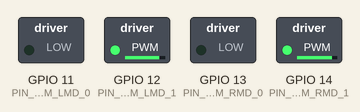
This program was run on a simulated ESP32-S3. Parts: switched loads named in the program (green lamp = pin HIGH).

Above: at 0.1 s.
Timing chart, 0 to 1.6 s (numbered marks = the images above):
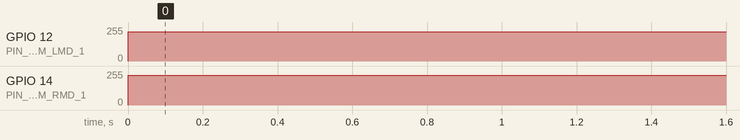

The program:

main.cpp
```cpp
#include <Adafruit_GFX.h>     //oled board
#include <Adafruit_SSD1306.h> //oled board
#include <Arduino.h>
#include <Wire.h> //oled board
// #include <driver/adc.h> //adcs //adc but outdated version
#include <esp_adc/adc_oneshot.h>

// #define SCREEN_WIDTH 128
// #define SCREEN_HEIGHT 64

// #define I2C_SDA 15
// #define I2C_SCL 16

constexpr int PIN_PWM_LMD_0{11};
constexpr int PIN_PWM_LMD_1{12};
constexpr int PIN_PWM_RMD_0{13};
constexpr int PIN_PWM_RMD_1{14};

#define pwmOut1 11
#define pwmOut2 12
#define DUTY_CYCLE 3500
// #define OLED_RESET -1

// this is for setting up adc one shot
//  static adc_oneshot_unit_handle_t adc1;

// Adafruit_SSD1306 display_handler(SCREEN_WIDTH, SCREEN_HEIGHT, &Wire,
//                                  OLED_RESET);

// int adc_val{0};
bool failed{};
// static adc_oneshot_unit_handle_t adc1;

// void OledSetup() {
//   display_handler.begin(SSD1306_SWITCHCAPVCC, 0x3C);
//   display_handler.clearDisplay();
//   display_handler.setTextSize(1);
//   display_handler.setTextColor(SSD1306_WHITE);
//   display_handler.setCursor(0, 0);
//   display_handler.println("L4Q1 Motor Control");
//   display_handler.display();
//   delay(500);
// }

void setup() {
  Serial.begin(115200);
  // Wire.begin(I2C_SDA, I2C_SCL); // moved here — was a global before

  // adc_oneshot_unit_init_cfg_t unit_cfg{ADC_UNIT_1};
  // adc_oneshot_new_unit(&unit_cfg, &adc1);
  // adc_oneshot_chan_cfg_t chan_cfg{ADC_ATTEN_DB_12, ADC_BITWIDTH_12};
  // adc_oneshot_config_channel(adc1, ADC_CHANNEL_0, &chan_cfg);

  if (!ledcAttach(PIN_PWM_LMD_0, 5000, 12))
    failed = true; // pin, 5000 Hz, 12-bit
  ledcAttach(PIN_PWM_LMD_1, 5000, 12);
  ledcAttach(PIN_PWM_RMD_0, 5000, 12);
  ledcAttach(PIN_PWM_RMD_1, 5000, 12);

  // OledSetup();
}

void loop() {
  // adc oneshot reading through adc1, updated version
  // adc_oneshot_read(adc1, ADC_CHANNEL_0, &adc_val);

  ledcWrite(PIN_PWM_LMD_0, 0); // 3.x: write to the pin, not a channel
  ledcWrite(PIN_PWM_LMD_1, DUTY_CYCLE);

  ledcWrite(PIN_PWM_RMD_0, 0);
  ledcWrite(PIN_PWM_RMD_1, DUTY_CYCLE + 80);

  // adc_oneshot_read(adc1, ADC_CHANNEL_0, &adc_val);

  // // display oled updating adc values
  // display_handler.clearDisplay();
  // display_handler.setTextSize(1);
  // display_handler.setTextColor(SSD1306_WHITE);
  // display_handler.setCursor(0, 0);
  // display_handler.println(adc_val);
  // display_handler.display();
}
```

Measured:
- by itself, GPIO 12 (PIN_PWM_LMD_1): 0/255 → 218/255 at 0.00 s
- by itself, GPIO 14 (PIN_PWM_RMD_1): 0/255 → 223/255 at 0.00 s
